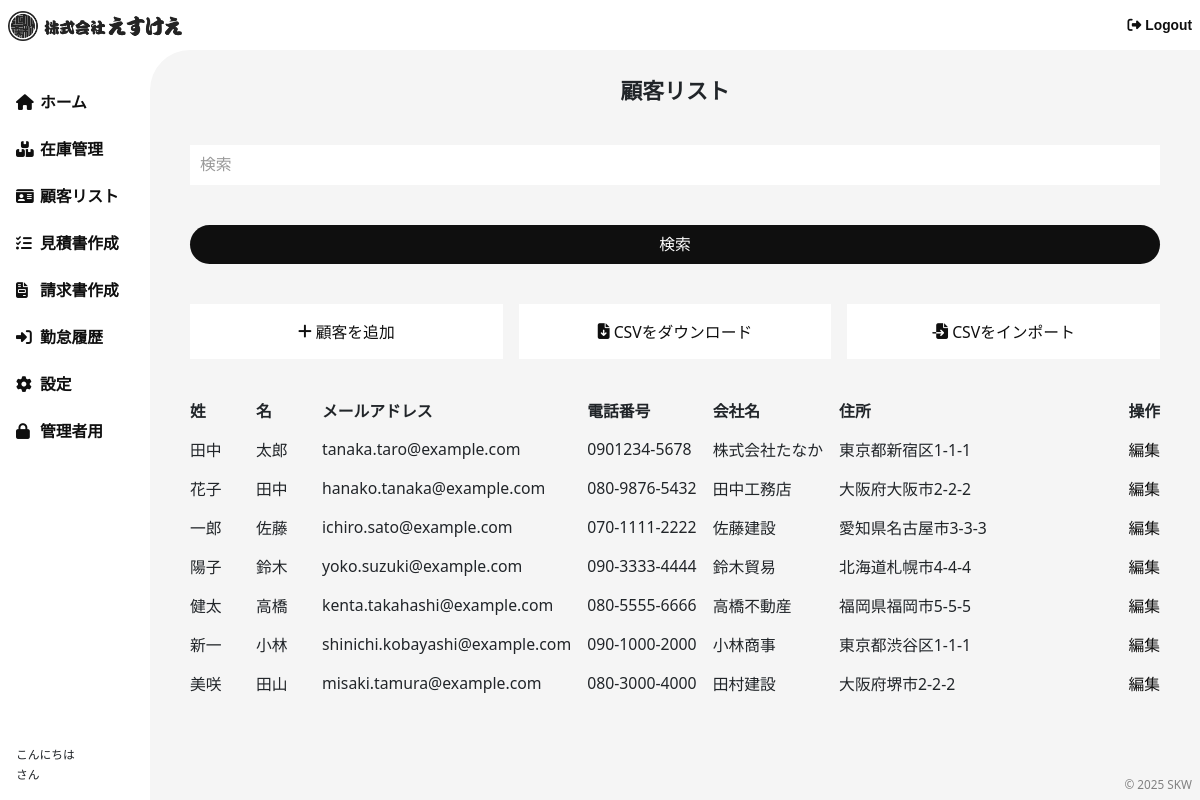
The app's page /customers/ with its own data.
### customers/models.py (models this page shows, shortened)
class Customer(models.Model):
    company_name = models.CharField(max_length=255, default="デフォルト会社名", verbose_name="会社名")
    first_name = models.CharField(max_length=50, null=True, blank=True, verbose_name="名")
    last_name = models.CharField(max_length=50, null=True, blank=True, verbose_name="姓")
    email = models.EmailField(unique=True, verbose_name="メールアドレス")
    phone_number = models.CharField(max_length=15, null=True, blank=True, verbose_name="電話番号")
    address = models.TextField(null=True, blank=True, verbose_name="住所")
    created_at = models.DateTimeField(auto_now_add=True, verbose_name="登録日時")
    updated_at = models.DateTimeField(auto_now=True, verbose_name="更新日時")

### customers/views.py (the view, shortened to what this page needs)
# urls.py: path('', views.customer_list, name='customer_list'),
def customer_list(request):
    query = request.GET.get('q', '')
    customers = Customer.objects.all()
    return render(request, 'customers/customer_list.html', {'customers': customers, 'query': query})

### bms/context_processors.py (called while the page is built, shortened)
def profile_info(request):
    return {'profile_info': None, 'employee': None}

### templates/customers/customer_list.html (shortened to what this page needs)
{% extends "base.html" %}
{% block content %}
<div class="customer list">
    <div class="mainTitle">顧客リスト</div>
    <form class="search" method="get">
        <input type="text" name="q" placeholder="検索" value="{{ query }}">
        <button type="submit">検索</button>
    </form>
    <div class="list-menu three">
        <div class="box">
            <a href="{% url 'add_customer' %}"><i class="fas fa-plus"></i>顧客を追加</a>
            <a href="{% url 'export_customers_csv' %}"><i class="fas fa-file-download"></i>CSVをダウンロード</a>
            <a href="{% url 'import_customers_csv' %}"><i class="fas fa-file-import"></i>CSVをインポート</a>
        </div>
    </div>
    <div class="customer__grid">
        <div class="area head">
            <div class="cell">姓</div>
            <div class="cell">名</div>
            <div class="cell">メールアドレス</div>
            <div class="cell">電話番号</div>
            <div class="cell">会社名</div>
            <div class="cell">住所</div>
            <div class="cell">操作</div>
        </div>
        {% for customer in customers %}
        <div class="area value">
            <div class="cell">{{ customer.first_name }}</div>
            <div class="cell">{{ customer.last_name }}</div>
            <div class="cell">{{ customer.email }}</div>
            <div class="cell">{{ customer.phone_number }}</div>
            <div class="cell">{{ customer.company_name }}</div>
            <div class="cell">{{ customer.address }}</div>
            <div class="cell">
                <a href="{% url 'edit_customer' customer.id %}">編集</a>
            </div>
        </div>
        {% endfor %}
    </div>
</div>
{% endblock %}

### templates/base.html (shortened to what this page needs)
{% load django_browser_reload %}
<!DOCTYPE html>
<html lang="ja">
<head>
    {% load static %}
    {% include 'common/parts/head.html' %}
</head>
<body class="drawer drawer--right">
        <header class="header container-fluid">
            <div class="header__wrap">
                <div class="logo">
                    <a href="{% url 'index' %}">
                        <img src="{% static 'image/logo-bk.png' %}" alt="">
                    </a>
                </div>
                <div class="logout">
                    <a href=""><i class="fas fa-sign-out-alt"></i>Logout</a>
                </div>
            </div>
        </header>
    <div class="contents-wrapper">
        <aside>
            <ul class="menu">
                {% include 'common/parts/nav-menu.html' %}
            </ul>
            <div class="profile">
                <div class="hello">こんにちは</div>
                <div class="name">{{ profile_info.名 }} <span>さん</span></div>
            </div>
        </aside>
        <main>
            {% block content %}
            {% endblock %}
        </main>
        <footer class="footer">
            <div class="cr"><a href="{% url 'index' %}">&copy; 2025 SKW</a></div>
        </footer>
    </div>
</body>
</html>

### templates/common/parts/head.html (shortened to what this page needs)
{% load static %}
<link href="https://cdn.jsdelivr.net/npm/bootstrap@5.3.0/dist/css/bootstrap.min.css" rel="stylesheet">
<link rel="stylesheet" href="https://cdnjs.cloudflare.com/ajax/libs/drawer/3.2.2/css/drawer.min.css">
<link rel="stylesheet" href="{% static 'css/style.css' %}">

### templates/common/parts/nav-menu.html
<li><a href="{% url 'index' %}"><i class="fas fa-home"></i>ホーム</a></li>
<li><a href="{% url 'inventory:inventory_list' %}"><i class="fas fa-boxes"></i>在庫管理</a></li>
<li><a href="{% url 'customer_list' %}"><i class="fas fa-id-card"></i>顧客リスト</a></li>
<li><a href="{% url 'create_quotation' %}"><i class="fas fa-tasks"></i>見積書作成</a></li>
<li><a href="{% url 'create_invoice' %}"><i class="fas fa-file-invoice"></i>請求書作成</a></li>
<li><a href="{% url 'attendance_dashboard' %}"><i class="fas fa-sign-in-alt"></i>勤怠履歴</a></li>
<li><a href="{% url 'edit_profile' %}"><i class="fas fa-cog"></i>設定</a></li>
<li><a href="/admin/"><i class="fas fa-lock"></i>管理者用</a></li>

### templates/common/parts/foot.html (shortened to what this page needs)
{% load static %}

### records on screen
Customer: first_name "田中", last_name "太郎", email "tanaka.taro@example.com", phone_number "0901234-5678", company_name "株式会社たなか", address "東京都新宿区1-1-1"
Customer: first_name "花子", last_name "田中", email "hanako.tanaka@example.com", phone_number "080-9876-5432", company_name "田中工務店", address "大阪府大阪市2-2-2"
Customer: first_name "一郎", last_name "佐藤", email "ichiro.sato@example.com", phone_number "070-1111-2222", company_name "佐藤建設", address "愛知県名古屋市3-3-3"
Customer: first_name "陽子", last_name "鈴木", email "yoko.suzuki@example.com", phone_number "090-3333-4444", company_name "鈴木貿易", address "北海道札幌市4-4-4"
Customer: first_name "健太", last_name "高橋", email "kenta.takahashi@example.com", phone_number "080-5555-6666", company_name "高橋不動産", address "福岡県福岡市5-5-5"
Customer: first_name "新一", last_name "小林", email "shinichi.kobayashi@example.com", phone_number "090-1000-2000", company_name "小林商事", address "東京都渋谷区1-1-1"
Customer: first_name "美咲", last_name "田山", email "misaki.tamura@example.com", phone_number "080-3000-4000", company_name "田村建設", address "大阪府堺市2-2-2"
